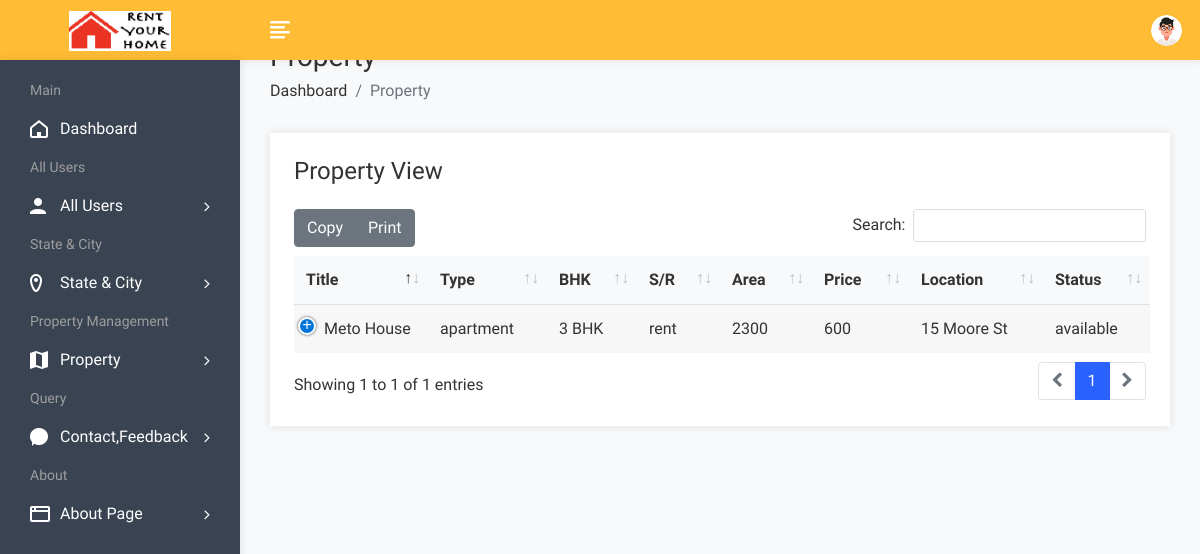
Page /admin/propertyview.php (signed in) on the committed database.
### tables this page shows
CREATE TABLE `property` (
  `pid` int(50) NOT NULL,
  `title` varchar(200) NOT NULL,
  `pcontent` longtext NOT NULL,
  `type` varchar(100) NOT NULL,
  `bhk` varchar(50) NOT NULL,
  `stype` varchar(100) NOT NULL,
  `bedroom` int(50) NOT NULL,
  `bathroom` int(50) NOT NULL,
  `balcony` int(50) NOT NULL,
  `kitchen` int(50) NOT NULL,
  `hall` int(50) NOT NULL,
  `floor` varchar(50) NOT NULL,
  `size` int(50) NOT NULL,
  `price` int(50) NOT NULL,
  `location` varchar(200) NOT NULL,
  `city` varchar(100) NOT NULL,
  `state` varchar(100) NOT NULL,
  `feature` longtext NOT NULL,
  `pimage` varchar(300) NOT NULL,
  `pimage1` varchar(300) NOT NULL,
  `pimage2` varchar(300) NOT NULL,
  `pimage3` varchar(300) NOT NULL,
  `pimage4` varchar(300) NOT NULL,
  `uid` int(50) NOT NULL,
  `status` varchar(50) NOT NULL,
  `mapimage` varchar(300) NOT NULL,
  `topmapimage` varchar(300) NOT NULL,
  `groundmapimage` varchar(300) NOT NULL,
  `totalfloor` varchar(50) NOT NULL,
  `date` datetime NOT NULL DEFAULT current_timestamp(),
  `isFeatured` int(11) DEFAULT NULL
);

### admin/propertyview.php (the view, shortened to what this page needs)
<!DOCTYPE html>
<html lang="en">
<head>
        <link rel="stylesheet" href="assets/css/bootstrap.min.css">
        <link rel="stylesheet" href="assets/css/font-awesome.min.css">
        <link rel="stylesheet" href="assets/css/feathericon.min.css">
		<link rel="stylesheet" href="assets/plugins/datatables/dataTables.bootstrap4.min.css">
		<link rel="stylesheet" href="assets/plugins/datatables/responsive.bootstrap4.min.css">
		<link rel="stylesheet" href="assets/plugins/datatables/select.bootstrap4.min.css">
		<link rel="stylesheet" href="assets/plugins/datatables/buttons.bootstrap4.min.css">
        <link rel="stylesheet" href="assets/css/style.css">
    </head>
    <body>
				<?php include("header.php"); ?>
            <div class="page-wrapper">
                <div class="content container-fluid">
					<div class="page-header">
						<div class="row">
							<div class="col">
								<h3 class="page-title">Property</h3>
								<ul class="breadcrumb">
									<li class="breadcrumb-item"><a href="dashboard.php">Dashboard</a></li>
									<li class="breadcrumb-item active">Property</li>
								</ul>
							</div>
						</div>
					</div>
					<div class="row">
                            <div class="col-12">
                                <div class="card">
                                    <div class="card-body">
                                        <h4 class="header-title mt-0 mb-4">Property View</h4>
                                        <table id="datatable-buttons" class="table table-striped dt-responsive nowrap">
                                            <thead>
                                                <tr>
                                                    <th>Title</th>
                                                    <th>Type</th>
                                                    <th>BHK</th>
                                                    <th>S/R</th>
													<th>Area</th>
                                                    <th>Price</th>
                                                    <th>Location</th>
													<th>Status</th>
                                                </tr>
                                            </thead>
                                            <tbody>
												<?php
													$query=mysqli_query($con,"select * from property");
													while($row=mysqli_fetch_row($query))
													{
												?>
                                                <tr>
                                                    <td><?php echo $row['1']; ?></td>
                                                    <td><?php echo $row['3']; ?></td>
                                                    <td><?php echo $row['4']; ?></td>
                                                    <td><?php echo $row['5']; ?></td>
                                                    <td><?php echo $row['12']; ?></td>
                                                    <td><?php echo $row['13']; ?></td>
                                                    <td><?php echo $row['14']; ?></td>
                                                    <td><?php echo $row['24']; ?></td>
                                                </tr>
                                               <?php
												}
												?>
                                            </tbody>
                                        </table>
                                    </div>
                                </div>
                            </div>
                        </div>
				</div>
			</div>
    </body>
</html>

### rows in the picture
property: title "Meto House", type "apartment", bhk "3 BHK", stype "rent", size "2300", price "600", location "15 Moore St", status "available"
